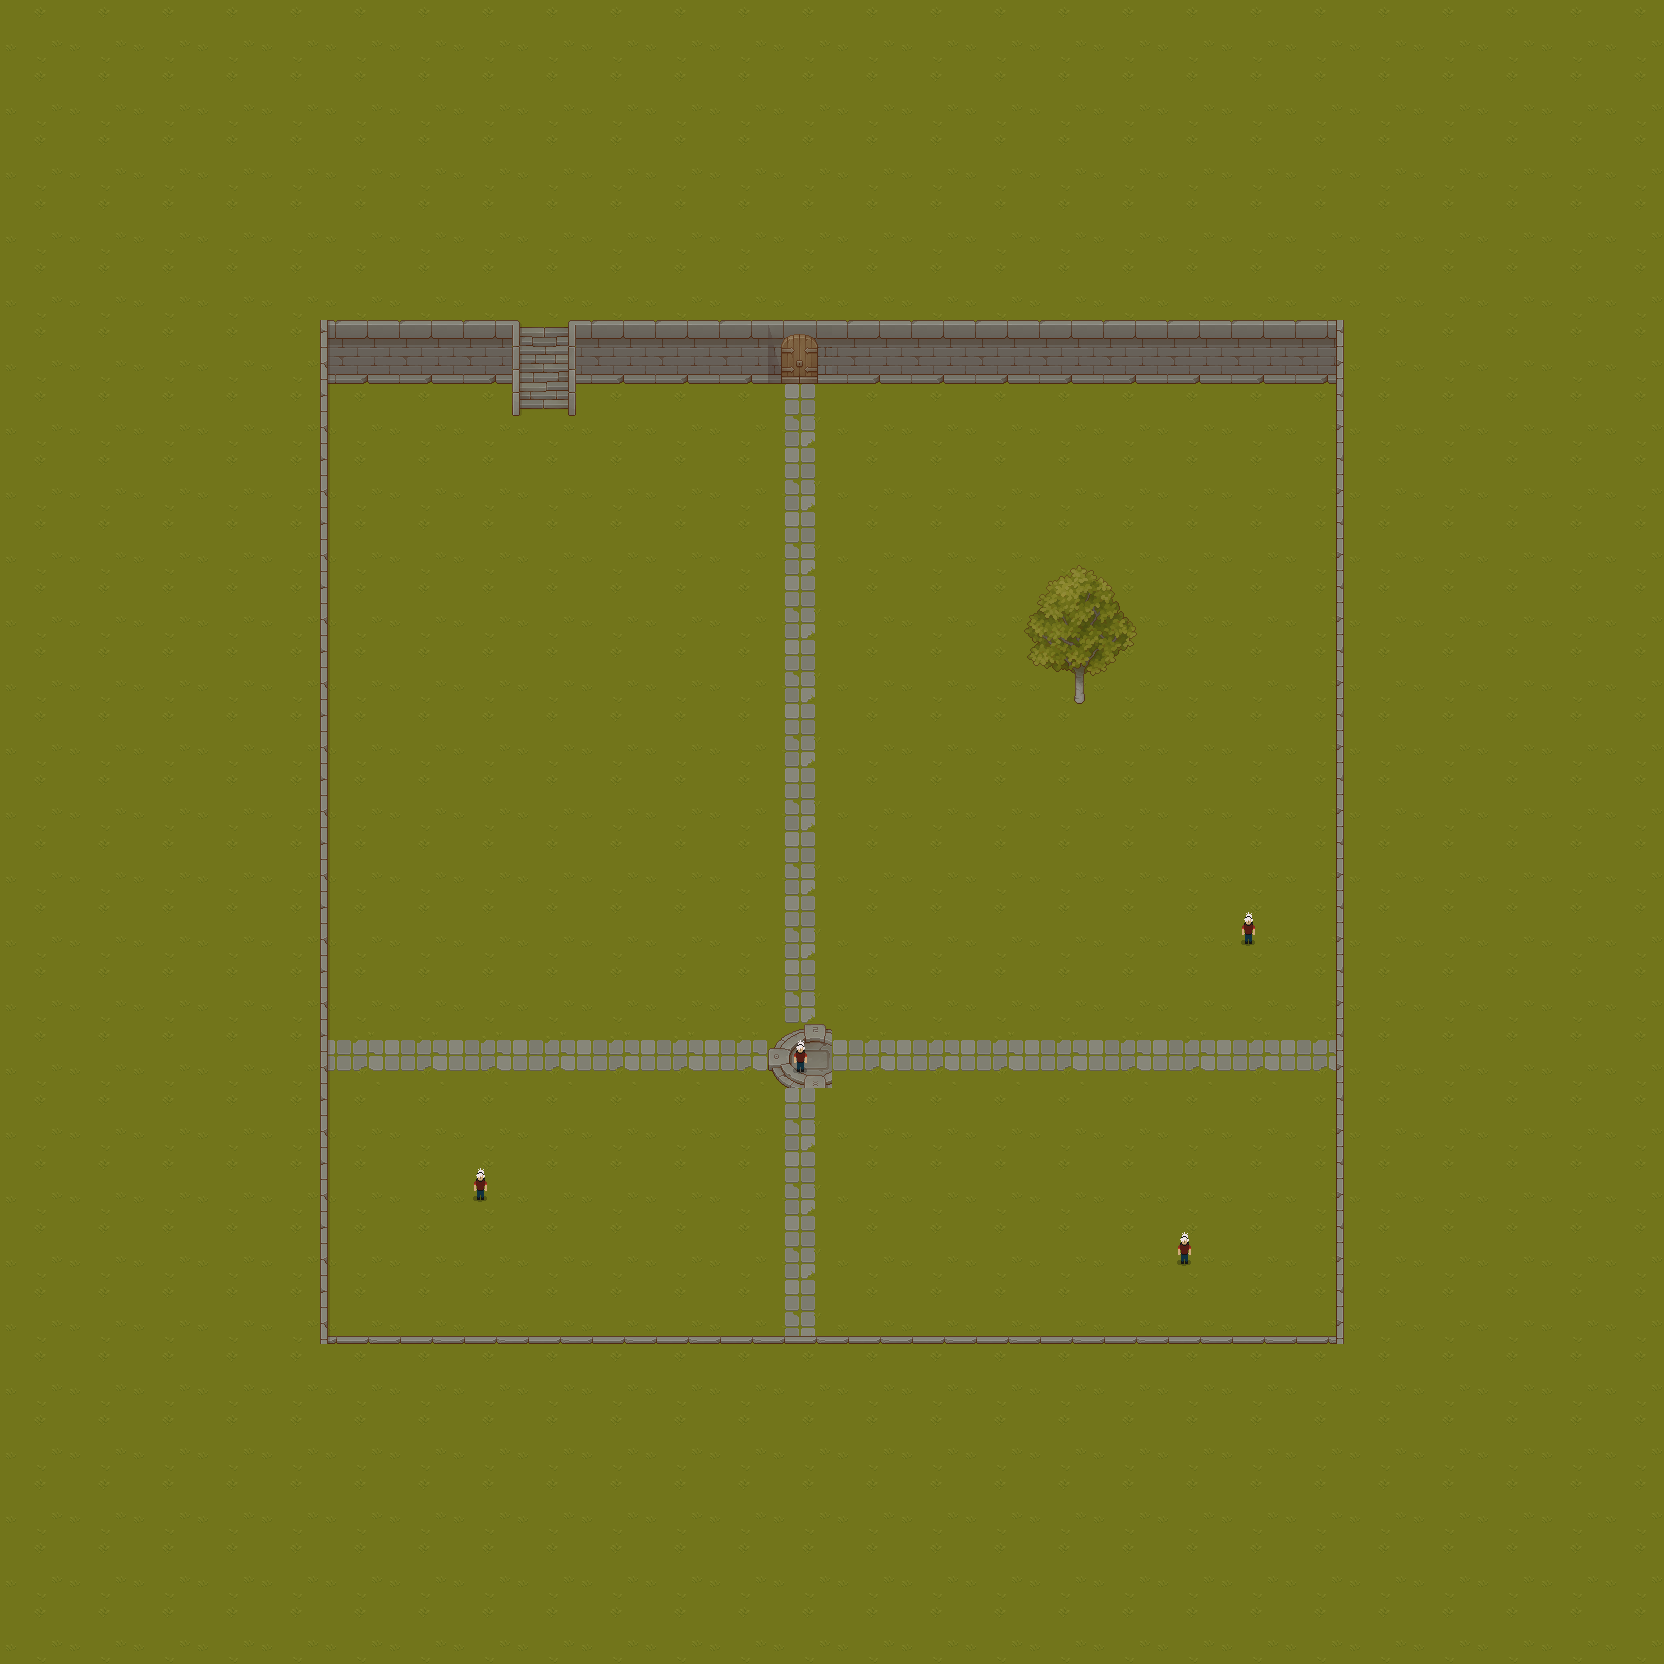

This game map was drawn from its Tiled (.tmx) file and the tilesets committed beside it. A one-line description and the trimmed map source follow:
An orthogonal 26x26 tile map with 64x64 px tiles, 9 tile layers (Grass, Plant, Wall obenunten, Wall linksrechts, ...), 6 tilesets.

<map version="1.8" tiledversion="1.8.2" orientation="orthogonal" renderorder="right-down" width="26" height="26" tilewidth="64" tileheight="64" infinite="0" nextlayerid="10" nextobjectid="1">
 <editorsettings>
  <export target="level_0/level_0.csv" format="csv" />
 </editorsettings>
 <tileset firstgid="1" source="TX Tileset Grass.tsx" />
 <tileset firstgid="17" source="TX Tileset Wall_2.tsx" />
 <tileset firstgid="81" source="_down idle.tsx" />
 <tileset firstgid="89" source="TX Props_2.tsx" />
 <tileset firstgid="153" source="TX Struct.tsx" />
 <tileset firstgid="217" source="TX Plant.tsx" />
 <layer id="1" name="Grass" width="26" height="26">
  <data>[676 cells, 676 non-empty, 3 distinct tile ids]</data>
 </layer>
 <layer id="7" name="Plant" width="26" height="26">
  <data>[676 cells, 6 non-empty, 6 distinct tile ids]</data>
 </layer>
 <layer id="2" name="Wall obenunten" width="26" height="26">
  <data>[676 cells, 30 non-empty, 2 distinct tile ids]</data>
 </layer>
 <layer id="3" name="Wall linksrechts" width="26" height="26">
  <data>[676 cells, 32 non-empty, 2 distinct tile ids]</data>
 </layer>
 <layer id="6" name="Struct" width="26" height="26">
  <data>[676 cells, 3 non-empty, 3 distinct tile ids]</data>
 </layer>
 <layer id="5" name="Props" width="26" height="26">
  <data>[676 cells, 2 non-empty, 2 distinct tile ids]</data>
 </layer>
 <layer id="4" name="Player" width="26" height="26">
  <data>[676 cells, 1 non-empty, 1 distinct tile ids]</data>
 </layer>
 <layer id="9" name="enemies" width="26" height="26">
  <data>[676 cells, 3 non-empty, 1 distinct tile ids]</data>
 </layer>
 <layer id="8" name="pfeile" width="26" height="26">
  <data>[676 cells, 0 non-empty, 0 distinct tile ids]</data>
 </layer>
</map>
